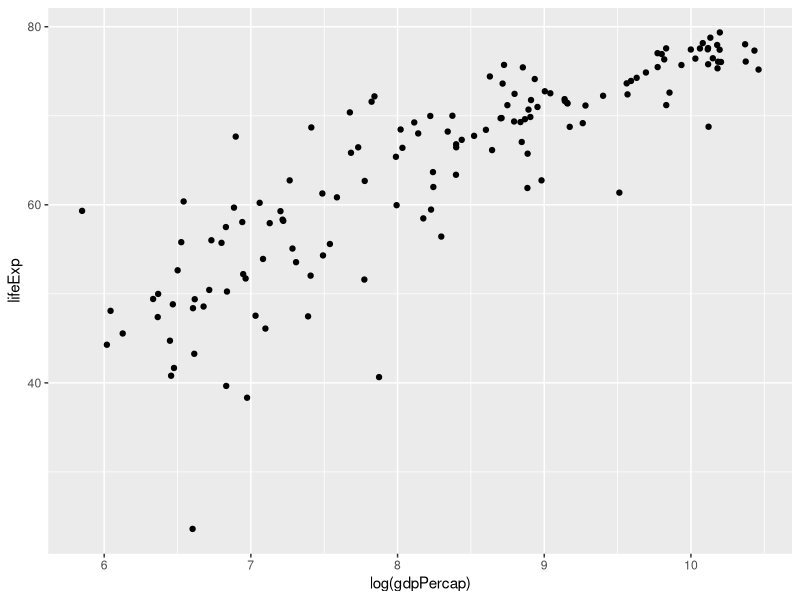

Here is the R script that generated this plot:
library(ggplot2)
gap1992 <- read.csv("data/gap1992.csv")

ggplot(data = gap1992, 
       mapping = aes(
         x = log(gdpPercap), 
         y = lifeExp 
       )) + 
geom_point()

